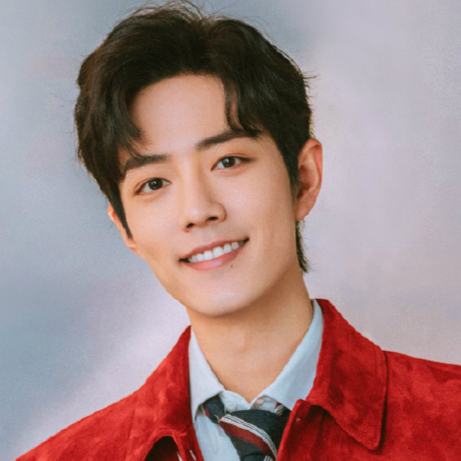
#> input picture images/xiaozhan.jpg, 461 x 461 px
$ python main.py
#> lines starting #> are read from the running program, lines starting #| are printed output that depends on the picture
# This is a sample Python script.
# Press Shift+F10 to execute it or replace it with your code.
# Press Double Shift to search everywhere for classes, files, tool windows, actions, and settings.
from PIL import Image
from functools import reduce
# 灰度值 0 - 255 黑 0 - > 白255
# 一个文字大小默认为10x10
font_width = 10
font_height = 10
# 文字颗粒度 10
font_unit = 10
# 默认有几种颜色
font_color_number = 2
# (变量名, 内容, x, y, color, 变量名, 秒数)
bas_template = '''def text %s {
 content = "%s"
 fontSize = 10
 x = %s
 y = %s
 color = %s
}
set %s {} %ss
'''
def rgb_to_hex(r, g, b):
  return ('{:02X}' * 3).format(r, g, b)

def get_font_color(gray_value, number=font_color_number):
    print('111')

def convertImg():
    img = Image.open('./images/xiaozhan.jpg')
#> img is the input picture: PIL image 461x461 RGB; mean R, G, B 164, 134.8, 134.3
    img = img.convert("L")
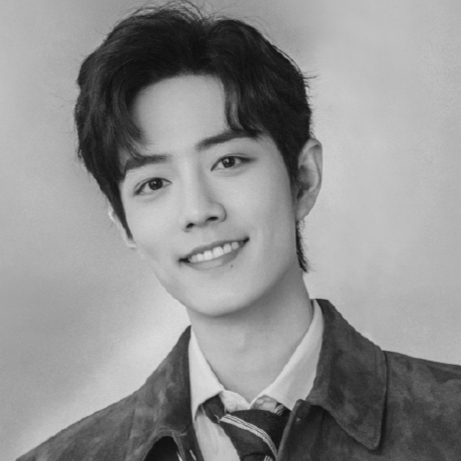
#> img: PIL image 461x461 L; min 15, max 223, mean 143.5
    # value = get_gray_value(img)
    width_total = img.width // font_unit
#> width_total = 46
    height_total = img.height // font_unit
#> height_total = 46
    print('图片高为: %spx, 宽为: %spx' % (img.height, img.width))
#| 图片高为: 461px, 宽为: 461px
    print('单字大小为: %apx' % font_unit)
    print('字数为: %a x %a' % (width_total, height_total))
#| 字数为: 46 x 46
    print('生成代码中...')
    bas_result = ''
    for h in range(height_total):
        for w in range(width_total):
            print('正在打印第%a行第%a个字' % (h, w))
            left = font_unit * w
            right = font_unit * (w + 1)
            top = font_unit * h
            bottom = font_unit * (h + 1)
            box = (left, top, right, bottom)
            crop_box = img.crop(box)
            print('灰度值:%a' % get_gray_value(crop_box))
            print('HEX色值: %a' % rgb_to_hex(get_gray_value(crop_box), get_gray_value(crop_box), get_gray_value(crop_box)))
            color = '0x%s' % rgb_to_hex(get_gray_value(crop_box), get_gray_value(crop_box), get_gray_value(crop_box))
            text_code = bas_template % ('bas%s%s' % (h, w), '战', left, top, color, 'bas%s%s' % (h, w), 5)
            bas_result += text_code + '\n'

    f = open('bas.text', 'w+', encoding='utf-8')
    print(bas_result)
    f.write(bas_result)
    f.close()

    print('=== 处理完毕 ===')
def setTextForImage(img):
    print('111')

def get_gray_value(img):
    return reduce(lambda x, y: x + y, img.getdata()) // (img.size[0] * img.size[1])
# Press the green button in the gutter to run the script.
if __name__ == '__main__':
    convertImg()

# See PyCharm help at https://www.jetbrains.com/help/pycharm/
